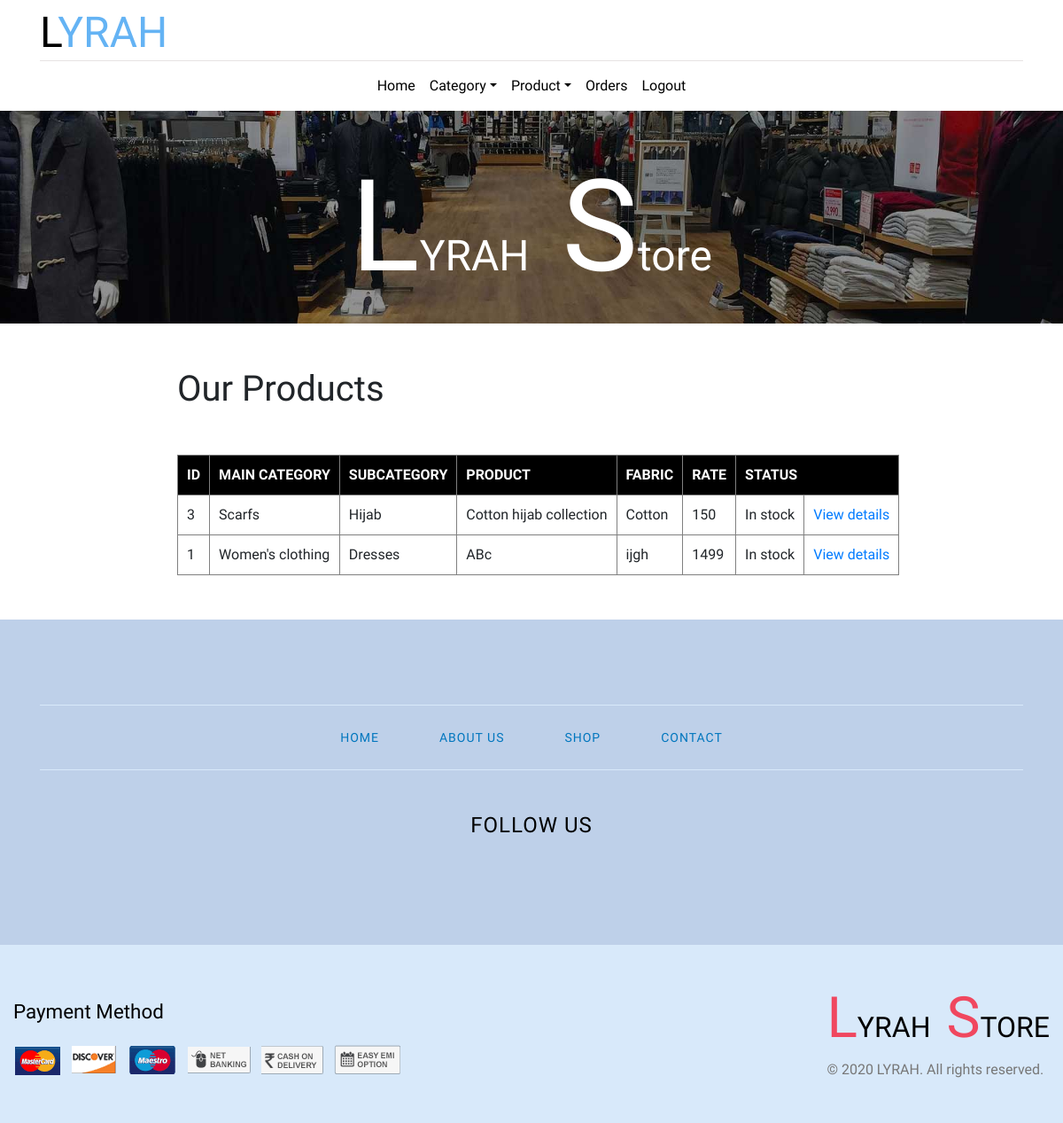
/admin/viewproducts.php, run on an earlier commit of the app's database.
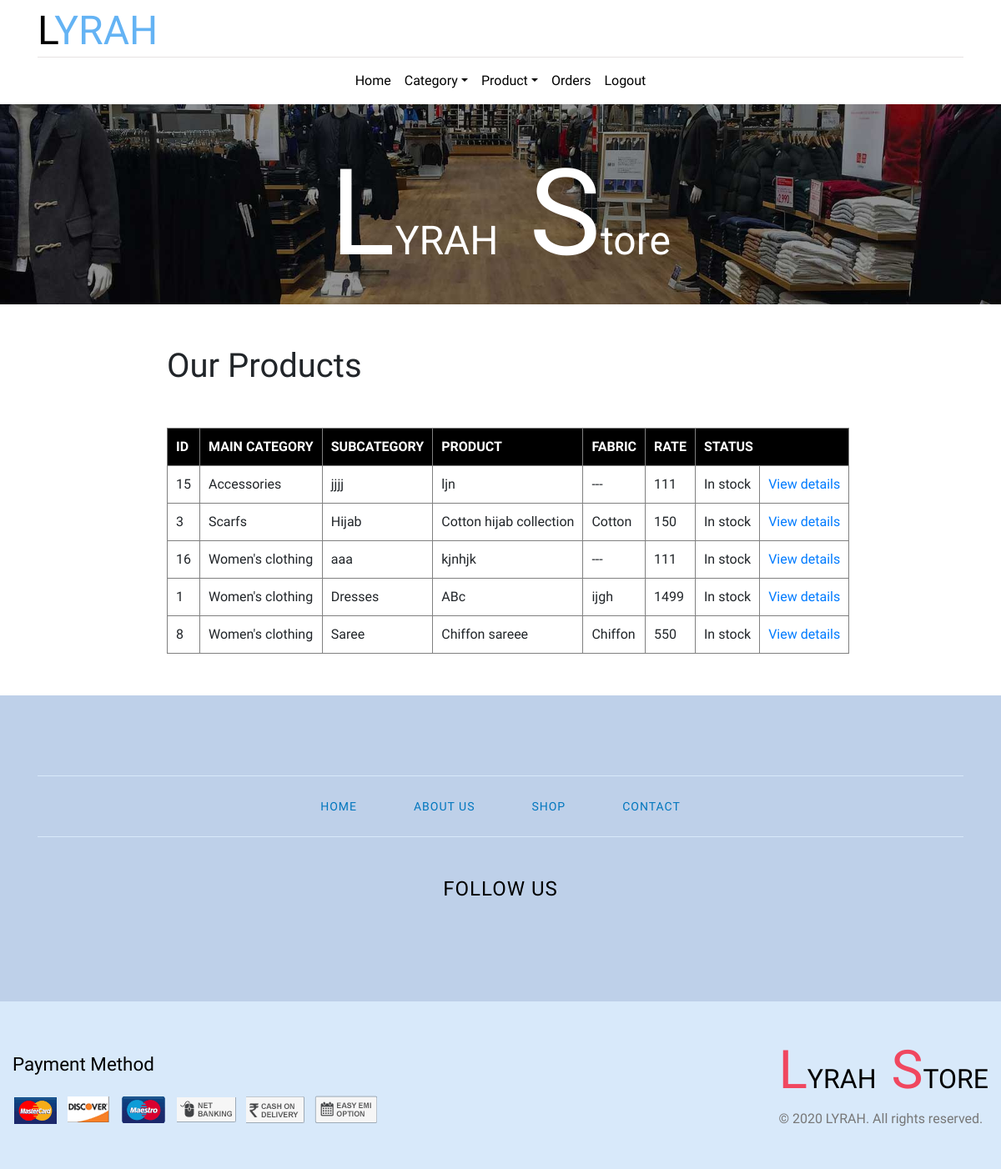
And on a later commit of the database.
### tables this page shows
CREATE TABLE IF NOT EXISTS `tblproduct` (
  `pId` int(11) NOT NULL AUTO_INCREMENT,
  `subid` int(11) NOT NULL,
  `pName` varchar(70) NOT NULL,
  `pDesc` varchar(500) NOT NULL,
  `pSsize` varchar(50) DEFAULT NULL,
  `pEsize` varchar(50) DEFAULT NULL,
  `pFabric` varchar(50) NOT NULL,
  `pWash` varchar(50) NOT NULL,
  `pHighlight` varchar(50) NOT NULL,
  `pRate` varchar(50) NOT NULL,
  `pStatus` varchar(50) NOT NULL,
  PRIMARY KEY (`pId`),
  KEY `FOREIGN` (`subid`)
);

CREATE TABLE IF NOT EXISTS `tblcategory` (
  `catid` int(11) NOT NULL AUTO_INCREMENT,
  `category` varchar(50) NOT NULL,
  PRIMARY KEY (`catid`)
);

CREATE TABLE IF NOT EXISTS `tblsubcategory` (
  `subid` int(11) NOT NULL AUTO_INCREMENT,
  `catid` int(11) NOT NULL,
  `subcategory` varchar(50) NOT NULL,
  `status` varchar(50) NOT NULL,
  PRIMARY KEY (`subid`)
);

### admin/viewproducts.php (the view, shortened to what this page needs)
<?php
include '../connection.php';
?>
<div style="margin-top: 50px; margin-left: 150px; ">
    <h1 style="margin:50px;">Our Products</h1>
<table border="1" style="margin:50px;">
            <tr>
                <th>ID</th>
                <th>MAIN CATEGORY</th>
                <th>SUBCATEGORY</th>
                <th>PRODUCT</th>
                <th>FABRIC</th>
                <th>RATE</th>
                <th colspan="2">STATUS</th>
            </tr>
            <?php
                        $q="select tblproduct.*,tblsubcategory.subcategory,tblcategory.category from tblproduct,tblcategory,tblsubcategory where tblproduct.subid=tblsubcategory.subid and tblsubcategory.catid=tblcategory.catid group by tblcategory.category,tblsubcategory.subcategory";
                        $s= mysqli_query($conn, $q);
                        while($r= mysqli_fetch_array($s))
                        {
                            echo '<tr>';
                            echo '<td>'.$r['pId'].'</td>';
                            echo '<td>'.$r['category'].'</td>';
                            echo '<td>'.$r['subcategory'].'</td>';
                            echo '<td>'.$r['pName'].'</td>';
                            echo '<td>'.$r['pFabric'].'</td>';
                            echo '<td>'.$r['pRate'].'</td>';
                            echo '<td>'.$r['pStatus'].'</td>';
                            echo '<td><a href="productdetails.php?id='.$r['pId'].'">View details</a></td>';
                            echo '</tr>';
                        }
                   ?>
        </table>
</div>

### css/style.css (style rules this page uses)
body { margin: 0; font-family: 'Source Sans Pro', sans-serif; background: #fff; }
body a, .gallery-item img { transition: 0.5s all; -webkit-transition: 0.5s all; -moz-transition: 0.5s all; text-decoration: none; outline: none; }
h1, h2, h3, h4, h5, h6 { margin: 0; font-family: 'Source Sans Pro', sans-serif; }
p { margin: 0; color: #777; font-size: 1em; line-height: 1.6; }
ul { margin: 0; padding: 0; }
ul { list-style-type: none; }
nav.navbar.navbar-expand-lg.navbar-light { border-top: 1px solid #e6e3e3; }
.navbar-light .navbar-nav .nav-link { color: #000; }
nav.navbar a { color: #000; }
h1 a.navbar-brand { font-family: 'Elsie Swash Caps', cursive; color: #64b3f4; display: inline-block; padding: 0; margin-right: 1rem; font-size: 3rem; text-transform: uppercase; line-height: 0; }
a.navbar-brand:first-letter { color: #000; }
.ibanner_w3 { background: url(../images/inner_ban.jpg)no-repeat center; -webkit-background-size: cover; -moz-background-size: cover; -o-background-size: cover; -ms-background-size: cover; background-size: cover; min-height: 260px; }
h2.agile_btxt a { font-size: 1em; text-transform: uppercase; color: #000; word-spacing: 10px; line-height: 70px; text-align: right; }
h2.agile_btxt { text-align: right; }
h4.head_agileinfo { font-size: 3em; text-transform: uppercase; color: #fff; word-spacing: 25px; line-height: 70px; text-align: right; }
h2.agile_btxt span { font-size: 2em; text-transform: uppercase; color: #f0475f; font-family: 'Elsie Swash Caps', cursive; }
h4.head_agileinfo span { font-size: 3em; text-transform: uppercase; color: #fff; font-family: 'Elsie Swash Caps', cursive; }
.footer-bottomv2 { padding-bottom: 4em; }
.footer-bottomv2 { background: #BED0E9; }
.footer-copy_w3ls { background: #d8e9fa; }
.footerv2-w3ls h5 { font-size: 1.4em; color: #000; }
.footerv2-w3ls ul.social-iconsv2 { list-style: none; padding: 1.5em 0; text-align: center; }
h3.follow { font-size: 1.5em; color: #000; text-transform: uppercase; letter-spacing: 1px; }
ul.bottom-links-agile { text-align: center; border-top: 1px solid #d8e9fa; border-bottom: 1px solid #d8e9fa; padding: 1.5em 0; margin: 3em 0; }
ul.bottom-links-agile li { display: inline-block; margin: 0 2em; }
ul.bottom-links-agile li a { font-size: 14px; color: #0076BE; text-transform: uppercase; letter-spacing: 1px; }
@media screen and (max-width: 1280px) { .ibanner_w3 { min-height: 240px; } }

### admin/viewproducts.php (style rules this page uses)
td,th { padding: 10px; }
th { background-color: black; color:white; }

What changed in the data, as far as the page shows it:
added tblproduct: pId "15", tblcategory.category "Accessories", subid.subcategory "jjjj", pName "ljn", pFabric "---", pRate "111", pStatus "In stock"
added tblproduct: pId "16", tblcategory.category "Women's clothing", subid.subcategory "aaa", pName "kjnhjk", pFabric "---", pRate "111", pStatus "In stock"
added tblproduct: pId "8", tblcategory.category "Women's clothing", subid.subcategory "Saree", pName "Chiffon sareee", pFabric "Chiffon", pRate "550", pStatus "In stock"
